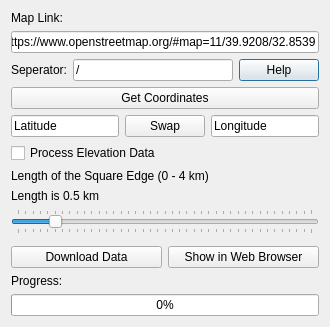
<?xml version="1.0" encoding="UTF-8"?>
<ui version="4.0">
 <class>Dialog</class>
 <widget class="QDialog" name="Dialog">
  <property name="windowTitle">
   <string>Dialog</string>
  </property>
  <layout class="QVBoxLayout" name="verticalLayout_2">
   <item>
    <layout class="QVBoxLayout" name="verticalLayout">
     <item>
      <widget class="QLabel" name="label">
       <property name="text">
        <string>Map Link:</string>
       </property>
      </widget>
     </item>
     <item>
      <widget class="QLineEdit" name="lineEdit_mapLink">
       <property name="text">
        <string>https://www.openstreetmap.org/#map=11/39.9208/32.8539</string>
       </property>
      </widget>
     </item>
     <item>
      <layout class="QHBoxLayout" name="horizontalLayout">
       <property name="topMargin">
        <number>0</number>
       </property>
       <item>
        <widget class="QLabel" name="label_2">
         <property name="text">
          <string>Seperator:</string>
         </property>
        </widget>
       </item>
       <item>
        <widget class="QLineEdit" name="lineEdit_seperator">
         <property name="text">
          <string>/</string>
         </property>
        </widget>
       </item>
       <item>
        <widget class="QPushButton" name="pushButton_help">
         <property name="text">
          <string>Help</string>
         </property>
        </widget>
       </item>
      </layout>
     </item>
     <item>
      <widget class="QPushButton" name="pushButton_getCoordinates">
       <property name="text">
        <string>Get Coordinates</string>
       </property>
      </widget>
     </item>
     <item>
      <layout class="QHBoxLayout" name="horizontalLayout_2">
       <property name="topMargin">
        <number>0</number>
       </property>
       <item>
        <widget class="QLineEdit" name="lineEdit_latitude">
         <property name="text">
          <string>Latitude</string>
         </property>
        </widget>
       </item>
       <item>
        <widget class="QPushButton" name="pushButton_swap">
         <property name="text">
          <string>Swap</string>
         </property>
        </widget>
       </item>
       <item>
        <widget class="QLineEdit" name="lineEdit_longitude">
         <property name="text">
          <string>Longitude</string>
         </property>
        </widget>
       </item>
      </layout>
     </item>
     <item>
      <widget class="QCheckBox" name="checkBox_elevation">
       <property name="text">
        <string>Process Elevation Data</string>
       </property>
      </widget>
     </item>
     <item>
      <widget class="QLabel" name="label_3">
       <property name="text">
        <string>Length of the Square Edge (0 - 4 km)</string>
       </property>
      </widget>
     </item>
     <item>
      <widget class="QLabel" name="label_length">
       <property name="text">
        <string>Length is 0.5 km</string>
       </property>
      </widget>
     </item>
     <item>
      <widget class="QSlider" name="horizontalSlider_length">
       <property name="maximum">
        <number>40</number>
       </property>
       <property name="pageStep">
        <number>40</number>
       </property>
       <property name="value">
        <number>5</number>
       </property>
       <property name="orientation">
        <enum>Qt::Horizontal</enum>
       </property>
       <property name="tickPosition">
        <enum>QSlider::TicksBothSides</enum>
       </property>
      </widget>
     </item>
     <item>
      <layout class="QHBoxLayout" name="horizontalLayout_3">
       <property name="topMargin">
        <number>6</number>
       </property>
       <item>
        <widget class="QPushButton" name="pushButton_downloadData">
         <property name="text">
          <string>Download Data</string>
         </property>
        </widget>
       </item>
       <item>
        <widget class="QPushButton" name="pushButton_showWeb">
         <property name="text">
          <string>Show in Web Browser</string>
         </property>
        </widget>
       </item>
      </layout>
     </item>
     <item>
      <layout class="QHBoxLayout" name="horizontalLayout_4">
       <item>
        <widget class="QLabel" name="label_5">
         <property name="text">
          <string>Progress:</string>
         </property>
        </widget>
       </item>
       <item>
        <widget class="QLabel" name="label_status">
         <property name="sizePolicy">
          <sizepolicy hsizetype="Expanding" vsizetype="Preferred">
           <horstretch>0</horstretch>
           <verstretch>0</verstretch>
          </sizepolicy>
         </property>
         <property name="text">
          <string/>
         </property>
        </widget>
       </item>
      </layout>
     </item>
     <item>
      <widget class="QProgressBar" name="progressBar">
       <property name="value">
        <number>0</number>
       </property>
      </widget>
     </item>
    </layout>
   </item>
  </layout>
 </widget>
 <resources/>
 <connections/>
</ui>
